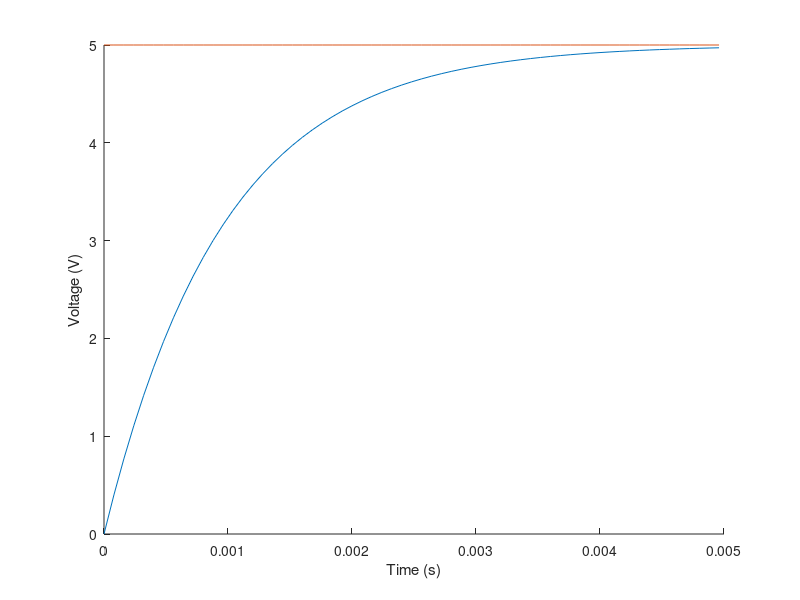

The MATLAB script that drew this image: (Note: this script raises an error after producing the figure.)
%% Case Study 3: Circuits
% Part 1: modeling an RC circuit.

clear all;
close all;
%% Equations of Note

t = 5e-3;      % total time of 5e-3 seconds, as seen in figure 2 of the handout. 
R = 1e3;       % 1 k ohms
C = 1e-6;      % 1 micro F
h = 8e-5;      % sampling rate in seconds per sample
hprime = 8e-4; % Sampling rate in seconds per sample as given in Task 1 Part 2.2.

timesteps  = 0:h:t;
Vinput     = 5 * ones(1, length(timesteps));
Vcapacitor = zeros(1, length(timesteps));

%% Construction and Execution of the model with h.

for k = 1:length(timesteps)
    Vcapacitor(k+1) = (1 - (h / (R * C))) * Vcapacitor(k) + (h / (R * C)) * Vinput(k); % Equation #10
end
%% Plotting of data with h

figure(1);
hold on;
plot(timesteps, Vcapacitor(1:end-1));
plot(timesteps, Vinput);
hold off;
xlabel("Time (s)");
ylabel("Voltage (V)");
title("Approximated Charge Curve vs Time (Frequency: " + num2str(h) + " s/sample)");
legend("V_c", "V_i_n", "location", "best");

%% Construction and Execution of the model with h'.
timestepsprime = 0:hprime:t;
Vinputprime = 5 * ones(1, length(timestepsprime));
Vcapacitorprime = zeros(1, length(timestepsprime));
for k = 1:length(timestepsprime)
    Vcapacitorprime(k+1) = (1 - (hprime / (R * C))) * Vcapacitorprime(k) + (hprime / (R * C)) * Vinputprime(k); % Equation #10
end

%% Plotting of data with h'
figure(2);
hold on;
plot(timestepsprime, Vcapacitorprime(1:end-1));
plot(timestepsprime, Vinputprime);
hold off;
xlabel("Time (s)");
ylabel("Voltage (V)");
title("Approximated Charge Curve vs Time (Frequency: " + num2str(hprime) + " s/sample)");
legend("V_c", "V_in", "location", "best");

%% Task 2
figure(3);
hold on;
% this is the theoretical charge function
fplot(@(k) 5*(1-exp(-k/(R*C))), [0 t]);
% this is |V_in| = 5.
fplot(5, [0 t]);
hold off;
xlabel("Time (s)");
ylabel("Voltage (V)");
title("Theoretical Charge Curve vs Time");
legend("V_c", "V_in", "location", "best");

% A comparison of the charges:
disp((5 * (1 - exp(-t / (R*C)))) - Vcapacitor(end));